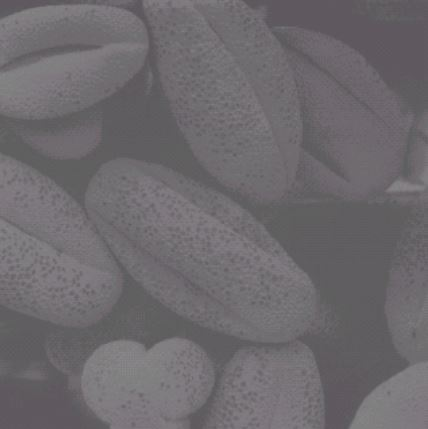
#> input picture images/polen.JPG, 428 x 429 px, found by its file name
$ python TransfPartes.py
#> lines starting #> are read from the running program, lines starting #| are printed output that depends on the picture
import cv2
import numpy as np

image_Path = "images\polen.JPG"
image = cv2.imread(image_Path, 0)
#> image: shape (429, 428); min 86, max 137, mean 107.3
cv2.imshow("Imagem Original", image)
cv2.waitKey(0)

def pixelVal(img, r1, s1, r2, s2):
    if (0 <= img and img <= r1):
        return (s1 / r1) * img
    elif (r1 < img and img <= r2):
        return ((s2 - s1) / (r2 - r1)) * (img - r1) + s1
    else:
        return ((255 - s2) / (255 - r2)) * (img - r2) + s2

minimo = image.min()
#> minimo = 86
print("Intensidade mínima: ",  minimo)
#| Intensidade mínima:  86
maximo = image.max()
#> maximo = 137
print("Intensidade máxima: ", maximo)
#| Intensidade máxima:  137

# Parâmetros das partes
r1 = minimo #mínimo da faixa da imagem
#> r1 = 86
s1 = 0
r2 = maximo # Máximo da faixa da imagem
#> r2 = 137
s2 = 255

pixelVal_vec = np.vectorize(pixelVal)
imagePart = pixelVal_vec(image, r1, s1, r2, s2)
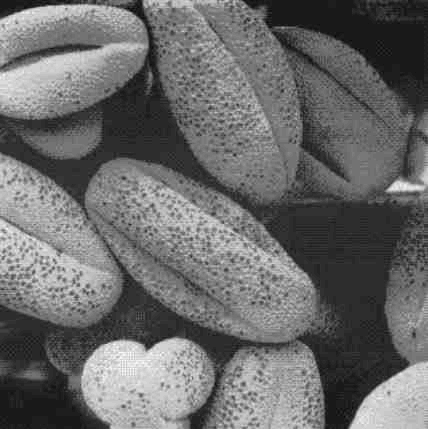
#> imagePart: shape (429, 428) float64; min 0, max 255, mean 106.5
imagePart = np.array(imagePart, dtype=np.uint8)
cv2.imshow("Imagem Transformada", imagePart)
cv2.waitKey(0)
